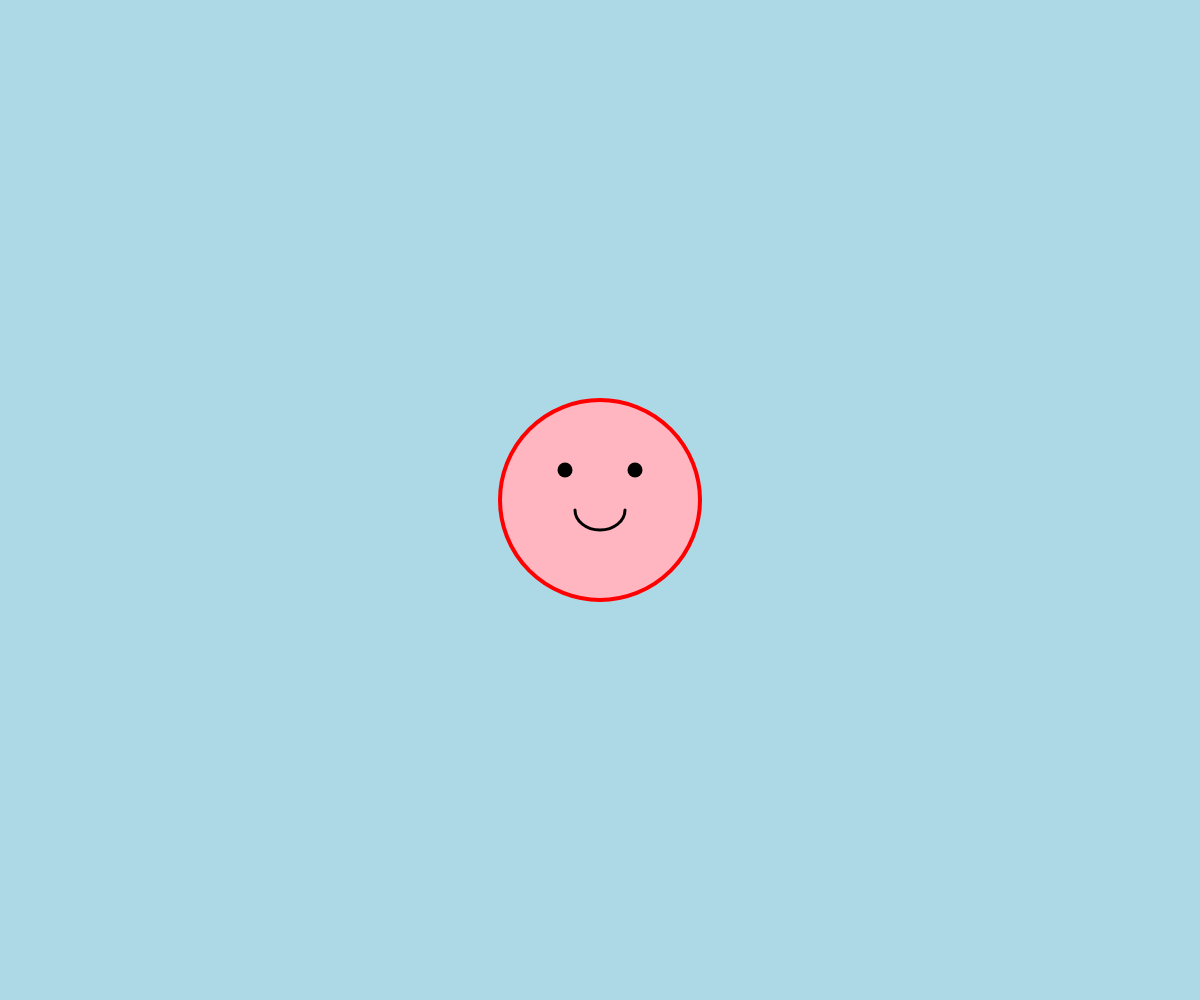
Frame 1 (no input)
Frame 60 (no input): identical to frame 1, image omitted
Frame 120 (the mouse pressed at the canvas centre since frame 60): identical to frame 1, image omitted

The p5.js sketch that drew this single still picture (run headless with seeded random() and noise() and a simulated clock; from frame 60 on, the mouse is pressed at the canvas centre):

// p5.js sketch
// ── sketch.js
function setup() {
  createCanvas(windowWidth, windowHeight);
}

function draw() {
  background(173, 216, 230);
  
  // 繪製圓圈
  stroke(255, 0, 0);
  strokeWeight(4);
  fill(255, 182, 193);
  circle(width / 2, height / 2, 200);
  
  // 繪製左眼
  fill(0);
  noStroke();
  circle(width / 2 - 35, height / 2 - 30, 15);
  
  // 繪製右眼
  circle(width / 2 + 35, height / 2 - 30, 15);
  
  // 繪製笑嘴 (弧形)
  stroke(0);
  strokeWeight(3);
  noFill();
  arc(width / 2, height / 2 + 10, 50, 40, 0, PI);
}

function windowResized() {
  resizeCanvas(windowWidth, windowHeight);
}
